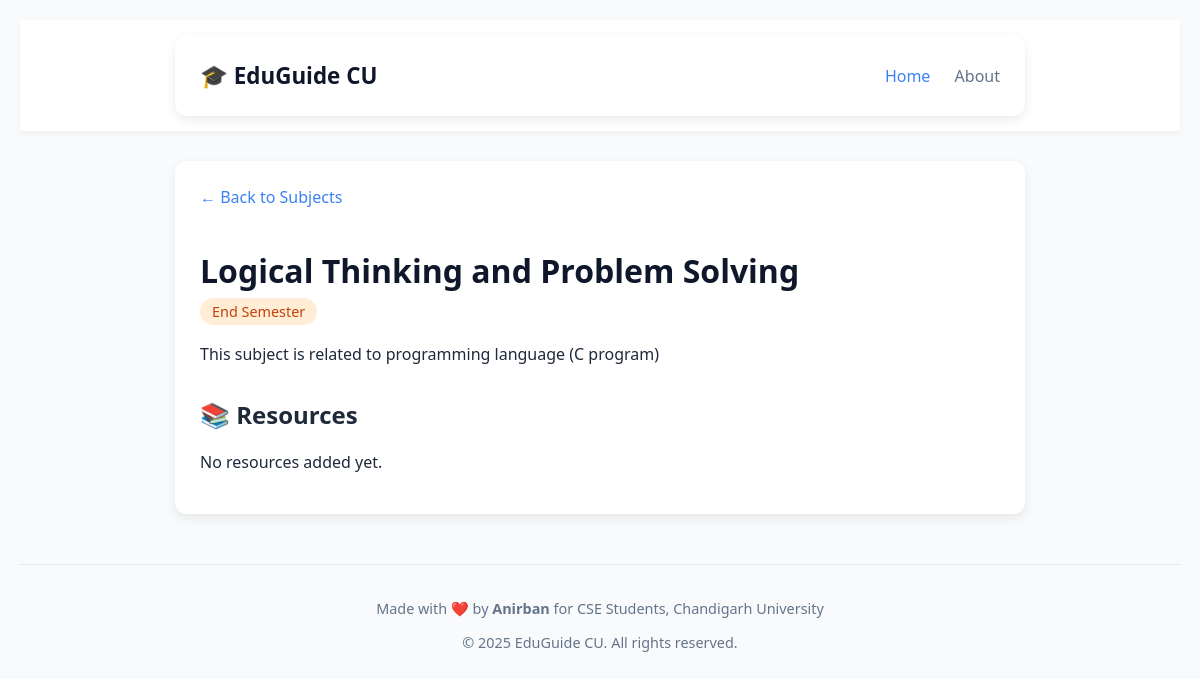
The app's page /subject/1/ with its own data.
### core/models.py (models this page shows, shortened)
class Subject(models.Model):
    EXAM_CHOICES = [
        ('MST-1', 'MST-1'),
        ('MST-2', 'MST-2'),
        ('EST', 'End Semester'),
    ]
    name = models.CharField(max_length=100)
    exam_type = models.CharField(max_length=10, choices=EXAM_CHOICES)
    description = models.TextField(blank=True)

### core/views.py (the view)
# urls.py: path('subject/<int:subject_id>/', views.subject_detail, name='subject_detail'),
def subject_detail(request, subject_id):
    subject = get_object_or_404(Subject, id=subject_id)
    return render(request, 'subject_detail.html', {'subject': subject})

### core/templates/subject_detail.html (shortened to what this page needs)
<!DOCTYPE html>
<html lang="en">
<head>
</head>
<body>
    <nav style="background: white; box-shadow: 0 2px 6px rgba(0,0,0,0.05); padding: 15px 0; margin-bottom: 30px;">
        <div class="container" style="max-width: 800px; margin: 0 auto; display: flex; justify-content: space-between; align-items: center;">
            <a href="{% url 'home' %}" style="font-size: 1.4em; font-weight: 700; color: #0f172a; text-decoration: none;">
                🎓 EduGuide CU
            </a>
            <div>
                <a href="{% url 'home' %}" style="margin-right: 20px; color: #3b82f6; text-decoration: none;">Home</a>
                <a href="#" style="color: #64748b; text-decoration: none;">About</a>
            </div>
        </div>
    </nav>
    <div class="container">
        <a href="{% url 'home' %}" class="back-link">← Back to Subjects</a>
        <header>
            <h1>{{ subject.name }}</h1>
            <span class="exam-tag">{{ subject.get_exam_type_display }}</span>
        </header>
        {% if subject.description %}
            <div class="description">
                {{ subject.description }}
            </div>
        {% endif %}
        <div class="resources">
            <h2>📚 Resources</h2>
            {% if subject.resources.all %}
                {% for resource in subject.resources.all %}
                    <h3>{{ resource.title }}</h3>
                    {% if resource.resource_type == 'video' and resource.video_id %}
                        <div class="video-container">
                            <iframe src="{{ resource.get_embed_url }}"
                                    allow="accelerometer; autoplay; clipboard-write; encrypted-media; gyroscope; picture-in-picture"
                                    allowfullscreen>
                            </iframe>
                        </div>
                    {% elif resource.resource_type == 'pdf' and resource.pdf_file %}
                        <a href="{{ resource.pdf_file.url }}" class="pdf-link" target="_blank">📄 Download PDF Notes</a>
                    {% endif %}
                {% endfor %}
            {% else %}
                <p>No resources added yet.</p>
            {% endif %}
        </div>
    </div>
<footer style="margin-top: 50px; padding-top: 20px; border-top: 1px solid #e2e8f0; text-align: center; color: #64748b; font-size: 0.9em;">
    <p>Made with ❤️ by <strong>Anirban</strong> for CSE Students, Chandigarh University</p>
    <p>© 2025 EduGuide CU. All rights reserved.</p>
</footer>
</body>
</html>

### core/templates/subject_detail.html (style rules this page uses)
body { font-family: 'Segoe UI', sans-serif; background: #f8fafc; margin: 0; padding: 20px; color: #1e293b; }
.container { max-width: 800px; margin: 0 auto; background: white; padding: 25px; border-radius: 12px; box-shadow: 0 4px 12px rgba(0,0,0,0.08); }
header { margin-bottom: 20px; }
h1 { color: #0f172a; margin-bottom: 8px; }
.exam-tag { background: #ffedd5; color: #c2410c; padding: 4px 12px; border-radius: 20px; font-size: 0.9em; }
.description { margin: 15px 0; line-height: 1.6; }
.resources h2 { margin-top: 30px; color: #1e293b; }
a.back-link { display: inline-block; margin-bottom: 20px; color: #3b82f6; text-decoration: none; }

### records on screen
Subject: name "Logical Thinking and Problem Solving", exam_type "End Semester", description "This subject is related to programming language (C program)"
